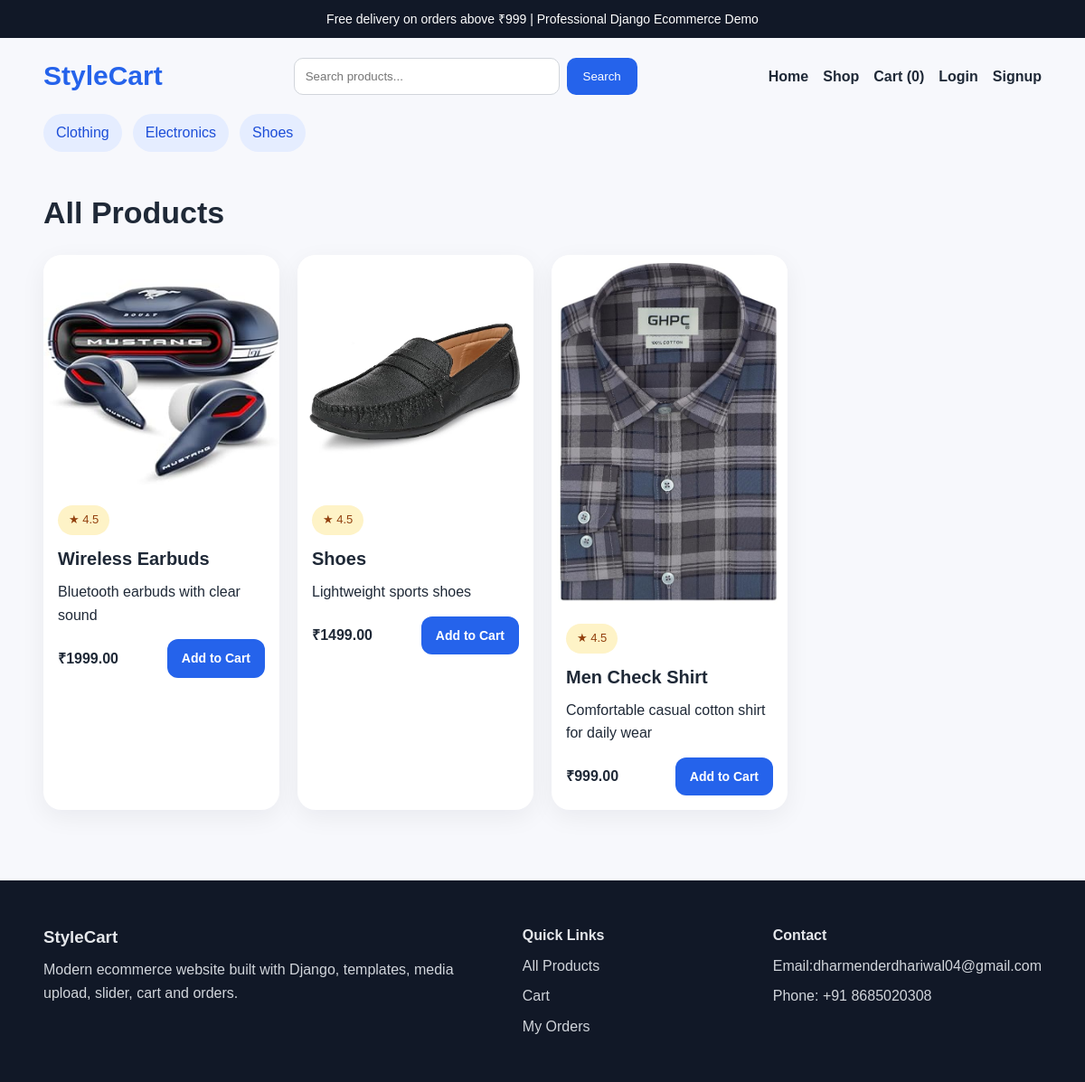
Screenshot of /products/ with the database file from the repository.
### shop/models.py (models this page shows, shortened)
class Category(models.Model):
    name = models.CharField(max_length=120, unique=True)
    slug = models.SlugField(unique=True)
    description = models.TextField(blank=True)
    image = models.ImageField(upload_to='categories/', blank=True, null=True)
    class Meta:
        ordering = ['name']
        verbose_name_plural = 'Categories'
    def get_absolute_url(self):
        return reverse('shop:category_products', args=[self.slug])

class Product(models.Model):
    category = models.ForeignKey(Category, related_name='products', on_delete=models.CASCADE)
    name = models.CharField(max_length=200)
    slug = models.SlugField(unique=True)
    short_description = models.CharField(max_length=255)
    description = models.TextField()
    price = models.DecimalField(max_digits=10, decimal_places=2)
    image = models.ImageField(upload_to='product_images/', blank=True, null=True)
    stock = models.PositiveIntegerField(default=10)
    available = models.BooleanField(default=True)
    is_featured = models.BooleanField(default=False)
    rating = models.DecimalField(max_digits=2, decimal_places=1, default=4.5)
    created_at = models.DateTimeField(auto_now_add=True)
    class Meta:
        ordering = ['-created_at']
    def get_absolute_url(self):
        return reverse('shop:product_detail', args=[self.slug])

### shop/views.py (the view)
# urls.py: path('products/', views.product_list, name='product_list'),
def product_list(request):
    query = request.GET.get('q', '')
    products = Product.objects.filter(available=True)
    if query:
        products = products.filter(Q(name__icontains=query) | Q(short_description__icontains=query))
    return render(request, 'shop/product_list.html', {'products': products, 'query': query})

### shop/context_processors.py (called while the page is built)
def cart_item_count(request):
    cart = request.session.get('cart', {})
    return {'cart_item_count': sum(cart.values())}

def categories_menu(request):
    return {'menu_categories': Category.objects.all()[:8]}

### shop/templates/shop/product_list.html (shortened to what this page needs)
{% extends 'base.html' %}
{% block content %}
<section class="container section">
    <div class="section-head">
        <h1>All Products</h1>
    </div>
    <div class="grid grid-4">
        {% for product in products %}
            {% include 'shop/partials/product_card.html' %}
        {% empty %}
            <p>No products found.</p>
        {% endfor %}
    </div>
</section>
{% endblock %}

### templates/includes/navbar.html
<header class="header">
    <div class="topbar">Free delivery on orders above ₹999 | Professional Django Ecommerce Demo</div>
    <nav class="navbar container">
        <a class="brand" href="{% url 'shop:home' %}">StyleCart</a>
        <form class="search-form" action="{% url 'shop:product_list' %}" method="get">
            <input type="text" name="q" placeholder="Search products..." value="{{ request.GET.q }}">
            <button type="submit">Search</button>
        </form>
        <div class="nav-links">
            <a href="{% url 'shop:home' %}">Home</a>
            <a href="{% url 'shop:product_list' %}">Shop</a>
            <a href="{% url 'shop:cart' %}">Cart ({{ cart_item_count }})</a>
            {% if request.user.is_authenticated %}
                <a href="{% url 'shop:my_orders' %}">My Orders</a>
                <a href="{% url 'accounts:logout' %}">Logout</a>
            {% else %}
                <a href="{% url 'accounts:login' %}">Login</a>
                <a href="{% url 'accounts:signup' %}">Signup</a>
            {% endif %}
        </div>
    </nav>
    <div class="category-strip container">
        {% for category in menu_categories %}
            <a href="{{ category.get_absolute_url }}">{{ category.name }}</a>
        {% empty %}
            <span>Add categories from admin panel.</span>
        {% endfor %}
    </div>
</header>

### shop/templates/shop/partials/product_card.html
{% load static %}
<div class="card product-card">
    <a href="{{ product.get_absolute_url }}">
        {% if product.image %}
            <img src="{{ product.image.url }}" alt="{{ product.name }}">
        {% else %}
            <img src="{% static 'images/product-default.svg' %}" alt="{{ product.name }}">
        {% endif %}
    </a>
    <div class="card-body">
        <span class="badge">★ {{ product.rating }}</span>
        <h3><a href="{{ product.get_absolute_url }}">{{ product.name }}</a></h3>
        <p>{{ product.short_description }}</p>
        <div class="price-row">
            <strong>₹{{ product.price }}</strong>
            <a class="btn small" href="{% url 'shop:add_to_cart' product.id %}">Add to Cart</a>
        </div>
    </div>
</div>

### static/css/style.css (style rules this page uses)
* { box-sizing: border-box; margin: 0; padding: 0; }
body { font-family: Arial, sans-serif; background: #f7f8fc; color: #1f2937; line-height: 1.6; }
a { text-decoration: none; color: inherit; }
img { max-width: 100%; display: block; }
.container { width: min(1180px, 92%); margin: 0 auto; }
.topbar { background: #111827; color: #fff; text-align: center; padding: 10px; font-size: 14px; }
.navbar { display: flex; gap: 20px; align-items: center; justify-content: space-between; padding: 18px 0; }
.brand { font-size: 30px; font-weight: 700; color: #2563eb; }
.search-form { display: flex; flex: 1; max-width: 380px; }
.search-form input, .form-group input { width: 100%; padding: 12px; border: 1px solid #d1d5db; border-radius: 10px; }
.search-form button { padding: 12px 18px; border: none; background: #2563eb; color: #fff; border-radius: 10px; margin-left: 8px; }
.nav-links { display: flex; gap: 16px; flex-wrap: wrap; font-weight: 600; }
.category-strip { display: flex; gap: 12px; flex-wrap: wrap; padding-bottom: 16px; }
.category-strip a { background: #e5edff; color: #1d4ed8; padding: 8px 14px; border-radius: 999px; }
.btn { display: inline-block; background: #2563eb; color: #fff; padding: 12px 22px; border-radius: 12px; font-weight: 700; border: none; cursor: pointer; }
.btn.small { padding: 10px 16px; font-size: 14px; }
.section { padding: 24px 0 48px; }
.section-head { margin-bottom: 20px; }
.section-head h1, .section-head h2 { font-size: 34px; margin-bottom: 8px; }
.grid { display: grid; gap: 20px; }
.grid-4 { grid-template-columns: repeat(4, 1fr); }
.card { background: #fff; border-radius: 20px; overflow: hidden; box-shadow: 0 8px 28px rgba(15,23,42,.06); }
.card-body { padding: 16px; }
.badge { display: inline-block; background: #fef3c7; color: #92400e; padding: 6px 12px; border-radius: 999px; font-size: 13px; margin-bottom: 10px; }
.product-card h3 { font-size: 20px; margin-bottom: 8px; }
.price-row { display: flex; justify-content: space-between; align-items: center; margin-top: 14px; gap: 10px; }

### rows the page displays
Category: name "Clothing"
Category: name "Electronics"
Category: name "Shoes"
Product: image (picture), rating "4.5", name "Wireless Earbuds", short_description "Bluetooth earbuds with clear sound", price "1999.00"
Product: image (picture), rating "4.5", name "Shoes", short_description "Lightweight sports shoes", price "1499.00"
Product: image (picture), rating "4.5", name "Men Check Shirt", short_description "Comfortable casual cotton shirt for daily wear", price "999.00"

### other values shown
{{ cart_item_count }} "0"
